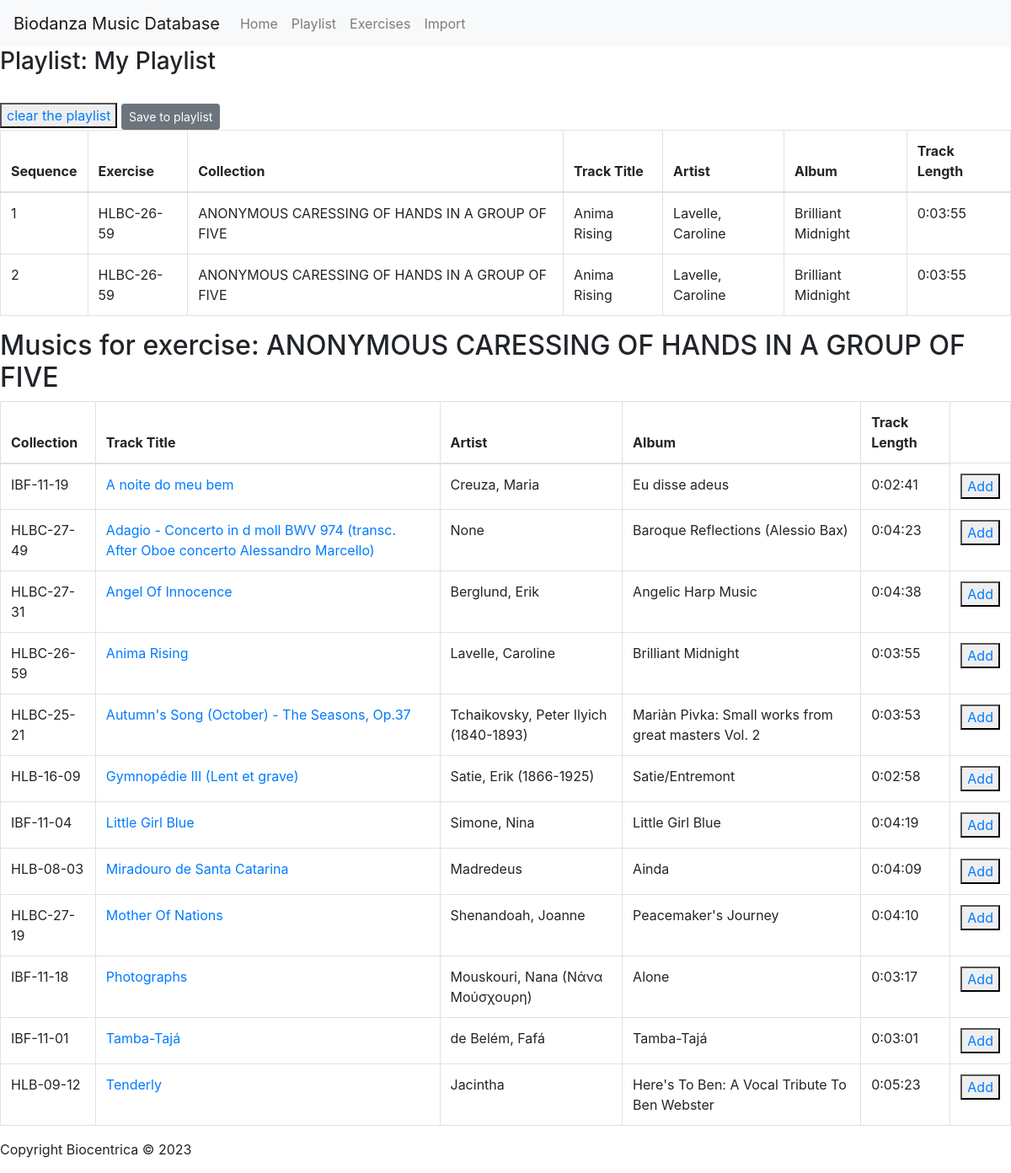
The app's page /exercise_tracks/7 with its own data.
### playlist/models.py (models this page shows)
class Playlist(models.Model):
    klngPlaylistID = models.AutoField(primary_key=True)
    strPlaylistName = models.CharField(max_length=255, null=True,verbose_name="Playlist Name")
    strPlaylistDate = models.DateTimeField(null=True,                   verbose_name="Playlist Date")
    strPlaylistLocation = models.CharField(max_length=255, null=True, verbose_name="Playlist Location")
    memPlaylistDescription = models.TextField(null=True, verbose_name="Playlist Description")
    strPlaylistType = models.CharField(max_length=255, null=True, choices=[('class', 'Class'), ('workshop', 'Workshop')], verbose_name="Playlist Type")
    ysnFavorite = models.BooleanField(null=True, verbose_name="Favorite")
    strAuthor = models.CharField(max_length=255, null=True, verbose_name="Author")
    class Meta:
        db_table = "Playlists"

class PlaylistTrack(models.Model):
    Playlist = models.ForeignKey(Playlist, on_delete=models.CASCADE)
    track = models.ForeignKey(Tracks, on_delete=models.CASCADE)
    exercise = models.ForeignKey(Exercises, on_delete=models.CASCADE)
    sequence_order = models.IntegerField(null=True)
    memUserComment = models.TextField(null=True)
    class Meta:
        db_table = "PlaylistTracks"

### music_collcls/models.py (models this page shows, shortened)
class Tracks(models.Model):
    klngTrackID = models.IntegerField(primary_key=True)
    strTrackTitle = models.CharField(max_length=255)
    strArtist = models.CharField(max_length=255, null=True, blank=True)
    strAlbum = models.CharField(max_length=255, null=True, blank=True)
    strRefTrCIMEB = models.CharField(max_length=255)
    durTrackLength = models.DurationField(null=True, blank=True)
    strFile = models.CharField(max_length=255, null=True, blank=True)
    ysnVinyl = models.BooleanField()
    class Meta:
        db_table = "Tracks"

class Exercises(models.Model):
    klngExerciseID = models.IntegerField(primary_key=True)
    strRefExCIMEB = models.CharField(max_length=20, null=True)
    strExerciseEN = models.CharField(max_length=255, null=True)
    memDescriptionEN = models.TextField(null=True)
    ysnFilterOn = models.BooleanField(null=True)
    strExerciseTypeID = models.CharField(max_length=20, null=True)
    ysnLineV = models.BooleanField(null=True)
    ysnLineS = models.BooleanField(null=True)
    ysnLineC = models.BooleanField(null=True)
    ysnLineA = models.BooleanField(null=True)
    ysnLineT = models.BooleanField(null=True)
    class Meta:
        db_table = "Exercises"

class ExerciseTrack(models.Model):
    exercise = models.ForeignKey(Exercises, on_delete=models.CASCADE)
    track = models.ForeignKey(Tracks, on_delete=models.CASCADE)
    strRefExCIMEB = models.CharField(max_length=20, null=True)
    strRefTrCIMEB = models.CharField(max_length=20, null=True)
    strVersRefExTrCIMEB = models.CharField(max_length=5, null=True)
    ysnFavorite = models.BooleanField(null=True)
    memUserComment = models.TextField(null=True)
    ysnLineV = models.BooleanField(null=True)
    ysnLineS = models.BooleanField(null=True)
    ysnLineC = models.BooleanField(null=True)
    ysnLineA = models.BooleanField(null=True)
    ysnLineT = models.BooleanField(null=True)
    ysnAt1 = models.BooleanField(null=True)
    ysnAt2 = models.BooleanField(null=True)
    ysnAt3 = models.BooleanField(null=True)
    ysnAt5 = models.BooleanField(null=True)
    ysnAtG = models.BooleanField(null=True)
    class Meta:
        db_table = "ExercisesTracks"

### music_collcls/views.py (the view, shortened to what this page needs)
# urls.py: path('exercise_tracks/<int:exercise_id>', views.exercise_tracks, name='exercise_tracks'),
def exercise_tracks(request, exercise_id):
    exercise = get_object_or_404(Exercises, pk=exercise_id)
    exercise_tracks = exercise.exercisetrack_set.all().select_related('track').order_by('track__strTrackTitle')
    try:
        playlist = Playlist.objects.get(strPlaylistName='My Playlist')
    except Playlist.DoesNotExist:
        playlist = Playlist.objects.create(strPlaylistName='My Playlist', strAuthor='User')
    tId = request.GET.get('t', ' ')
    if tId == 'clear':
        filter_playlist = PlaylistTrack.objects.filter(Playlist=playlist.klngPlaylistID)
        filter_playlist.delete()
        return redirect(request.path_info)
    playlist_tracks = PlaylistTrack.objects.filter(Playlist=playlist.klngPlaylistID).select_related('track').order_by('sequence_order')
    context = {
        'exercise': exercise,
        'exercise_tracks': exercise_tracks,
        'playlist_tracks': playlist_tracks,
        'playlist': playlist
    }
    return render(request, 'exercise_tracks.html', context)

### music_collcls/templates/exercise_tracks.html (shortened to what this page needs)
{% extends 'base.html' %}
{% block content %}
    <h3>Playlist: {{ playlist.strPlaylistName }}</h3><br>
    <button type="button"><a href= "{{request.get_full_path}}?t=clear">clear the playlist</a></button>
    <a href="{% url 'playlist_createe' %}" class="btn btn-secondary btn-sm" >Save to playlist</a>
    <table id="playlist-table" class="table table-bordered">
        <thead>
            <tr>
                <th>Sequence</th>
                <th>Exercise</th>
                <th>Collection</th>
                <th>Track Title</th>
                <th>Artist</th>
                <th>Album</th>
                <th>Track Length</th>
            </tr>
        </thead>
        <tbody>
            {% for playlist_track in playlist_tracks %}
                <tr>
                    <td>{{ playlist_track.sequence_order }}</td>
                    <td>{{ playlist_track.track.strRefTrCIMEB }}</td>
                    <td>{{ playlist_track.exercise.strExerciseEN }}</td>
                    <td>{{ playlist_track.track.strTrackTitle }}</td>
                    <td>{{ playlist_track.track.strArtist }}</td>
                    <td>{{ playlist_track.track.strAlbum }}</td>
                    <td>{{ playlist_track.track.durTrackLength }}</td>
                </tr>
            {% endfor %}
        </tbody>
    </table>
    <h2>Musics for exercise: {{ exercise.strExerciseEN }}</h2>
    <table class="table table-bordered">
        <thead>
            <tr>
                <th>Collection</th>
                <th>Track Title</th>
                <th>Artist</th>
                <th>Album</th>
                <th>Track Length</th>
            </tr>
        </thead>
        <tbody>
            {% for exercise_track in exercise_tracks %}
                <tr>
                    <td>{{ exercise_track.track.strRefTrCIMEB }}</td>
                    <td>
                        <a href="{% url 'serve_file' exercise_track.track.strFile %}" onclick="window.open(this.href, 'pop-up', 'width=600,height=400');
                                return false;">
                            {{ exercise_track.track.strTrackTitle }}
                        </a>
                    </td>
                    <td>{{ exercise_track.track.strArtist }}</td>
                    <td>{{ exercise_track.track.strAlbum }}</td>
                    <td>{{ exercise_track.track.durTrackLength }}</td>
                    <td>
                        <button type="button" >
                           <a href= "{{request.get_full_path}}?t={{ exercise_track.track.klngTrackID }}"> Add </a>
                            </button>
                    </td>
                </tr>
                {% empty %}
                <tr>
                    <td colspan="3">No tracks found.</td>
                </tr>
            {% endfor %}
        </tbody>
        </table>
{% endblock %}

### records on screen
Playlist: strPlaylistName "My Playlist"
PlaylistTrack: sequence_order "1", track.strRefTrCIMEB "HLBC-26-59", exercise.strExerciseEN "ANONYMOUS CARESSING OF HANDS IN A GROUP OF FIVE", track.strTrackTitle "Anima Rising", track.strArtist "Lavelle, Caroline", track.strAlbum "Brilliant Midnight", track.durTrackLength "0:03:55"
PlaylistTrack: sequence_order "2", track.strRefTrCIMEB "HLBC-26-59", exercise.strExerciseEN "ANONYMOUS CARESSING OF HANDS IN A GROUP OF FIVE", track.strTrackTitle "Anima Rising", track.strArtist "Lavelle, Caroline", track.strAlbum "Brilliant Midnight", track.durTrackLength "0:03:55"
Exercises: strExerciseEN "ANONYMOUS CARESSING OF HANDS IN A GROUP OF FIVE"
ExerciseTrack: track.strRefTrCIMEB "IBF-11-19", track.strTrackTitle "A noite do meu bem", track.strArtist "Creuza, Maria", track.strAlbum "Eu disse adeus", track.durTrackLength "0:02:41"
ExerciseTrack: track.strRefTrCIMEB "HLBC-27-49", track.strTrackTitle "Adagio - Concerto in d moll BWV 974 (transc. After Oboe concerto Alessandro Marcello)", track.strArtist "None", track.strAlbum "Baroque Reflections (Alessio Bax)", track.durTrackLength "0:04:23"
ExerciseTrack: track.strRefTrCIMEB "HLBC-27-31", track.strTrackTitle "Angel Of Innocence", track.strArtist "Berglund, Erik", track.strAlbum "Angelic Harp Music", track.durTrackLength "0:04:38"
ExerciseTrack: track.strRefTrCIMEB "HLBC-26-59", track.strTrackTitle "Anima Rising", track.strArtist "Lavelle, Caroline", track.strAlbum "Brilliant Midnight", track.durTrackLength "0:03:55"
ExerciseTrack: track.strRefTrCIMEB "HLBC-25-21", track.strTrackTitle "Autumn's Song (October) - The Seasons, Op.37", track.strArtist "Tchaikovsky, Peter Ilyich (1840-1893)", track.strAlbum "Mariàn Pivka: Small works from great masters Vol. 2", track.durTrackLength "0:03:53"
ExerciseTrack: track.strRefTrCIMEB "HLB-16-09", track.strTrackTitle "Gymnopédie III (Lent et grave)", track.strArtist "Satie, Erik (1866-1925)", track.strAlbum "Satie/Entremont", track.durTrackLength "0:02:58"
ExerciseTrack: track.strRefTrCIMEB "IBF-11-04", track.strTrackTitle "Little Girl Blue", track.strArtist "Simone, Nina", track.strAlbum "Little Girl Blue", track.durTrackLength "0:04:19"
ExerciseTrack: track.strRefTrCIMEB "HLB-08-03", track.strTrackTitle "Miradouro de Santa Catarina", track.strArtist "Madredeus", track.strAlbum "Ainda", track.durTrackLength "0:04:09"
ExerciseTrack: track.strRefTrCIMEB "HLBC-27-19", track.strTrackTitle "Mother Of Nations", track.strArtist "Shenandoah, Joanne", track.strAlbum "Peacemaker's Journey", track.durTrackLength "0:04:10"
ExerciseTrack: track.strRefTrCIMEB "IBF-11-18", track.strTrackTitle "Photographs", track.strArtist "Mouskouri, Nana (Nάνα Μούσχουρη)", track.strAlbum "Alone", track.durTrackLength "0:03:17"
ExerciseTrack: track.strRefTrCIMEB "IBF-11-01", track.strTrackTitle "Tamba-Tajá", track.strArtist "de Belém, Fafá", track.strAlbum "Tamba-Tajá", track.durTrackLength "0:03:01"
ExerciseTrack: track.strRefTrCIMEB "HLB-09-12", track.strTrackTitle "Tenderly", track.strArtist "Jacintha", track.strAlbum "Here's To Ben: A Vocal Tribute To Ben Webster", track.durTrackLength "0:05:23"
